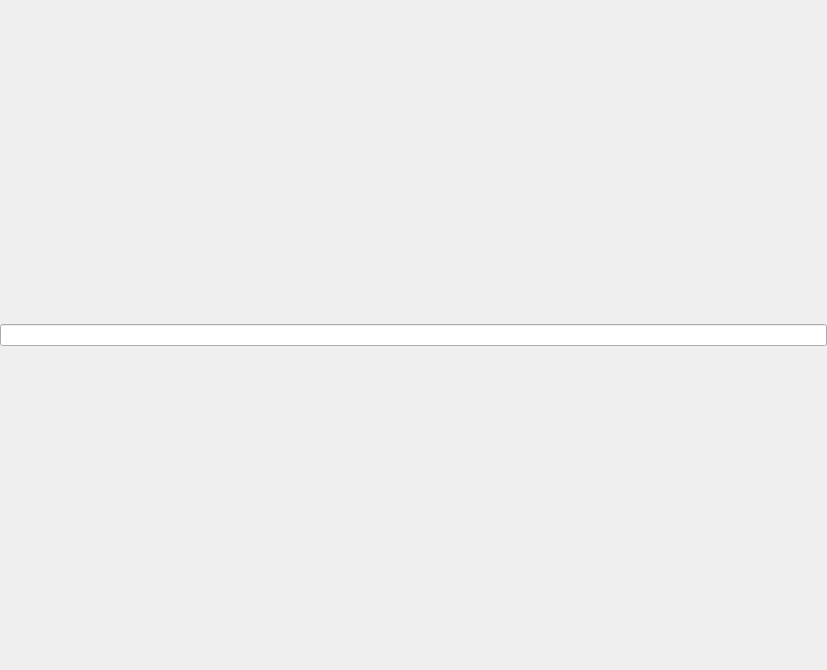
<?xml version="1.0" encoding="UTF-8"?>
<ui version="4.0">
 <class>AssetViewerWidgetBase</class>
 <widget class="QWidget" name="AssetViewerWidgetBase">
  <property name="geometry">
   <rect>
    <x>0</x>
    <y>0</y>
    <width>827</width>
    <height>670</height>
   </rect>
  </property>
  <property name="windowTitle">
   <string>Form</string>
  </property>
  <layout class="QVBoxLayout" name="assetViewerLayout">
   <property name="leftMargin">
    <number>0</number>
   </property>
   <property name="topMargin">
    <number>0</number>
   </property>
   <property name="rightMargin">
    <number>0</number>
   </property>
   <property name="bottomMargin">
    <number>0</number>
   </property>
   <item>
    <widget class="QLineEdit" name="assetFileDetails">
     <property name="readOnly">
      <bool>true</bool>
     </property>
    </widget>
   </item>
  </layout>
 </widget>
 <resources/>
 <connections/>
</ui>
